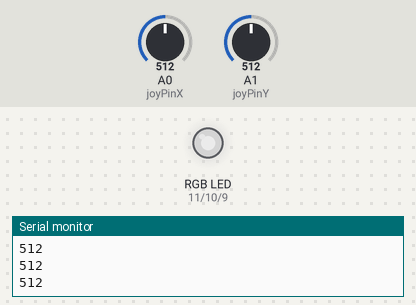
Recording of a sketch running on a simulated Arduino Uno, built with avr-gcc and run on an emulated ATmega328P. On the bench: an RGB LED mixed from three pins (HIGH = lit), the last lines printed to the serial monitor. The inputs (shaded band) are chosen by the test bench; at power-on: A0 (joyPinX) = 512, A1 (joyPinY) = 512. Dim RGB values are drawn brighter than linear.

Above: at 1.2 s.
1.3 s: A0 (joyPinX) set to 716
At 1.7 s:
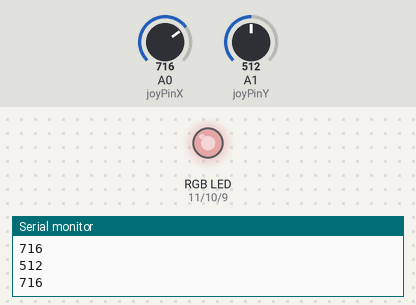
2.8 s: A1 (joyPinY) set to 716
At 4.0 s:
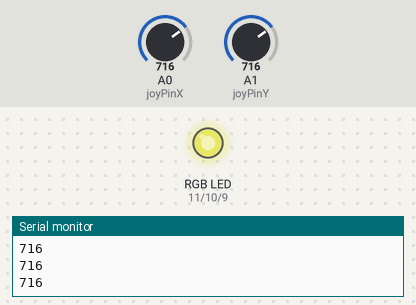
4.3 s: A0 (joyPinX) set to 900
At 5.0 s:
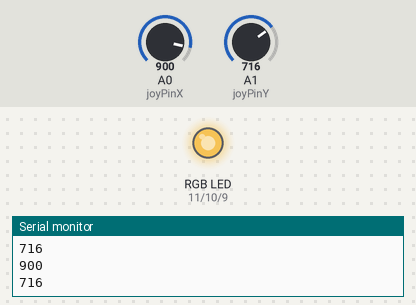
5.8 s: A1 (joyPinY) set to 511
At 6.5 s:
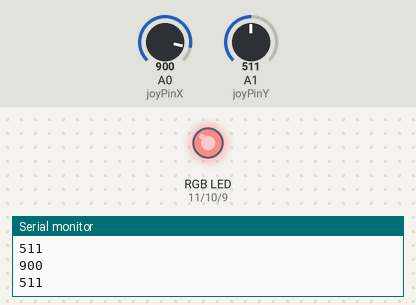
7.3 s: A1 (joyPinY) set to 122
At 8.5 s:
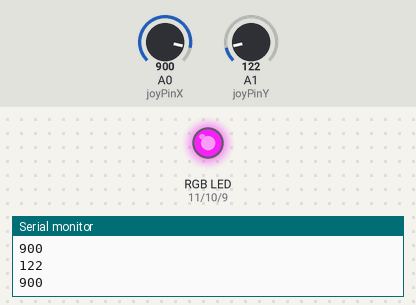
8.8 s: A0 (joyPinX) set to 306
At 9.8 s:
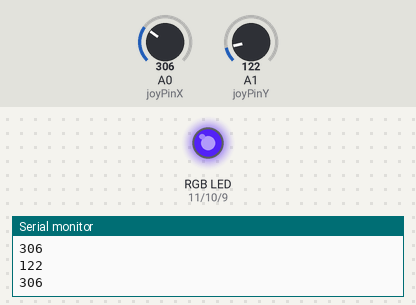
Timing chart, 0 to 11.3 s (numbered marks = the images above; inputs shaded):
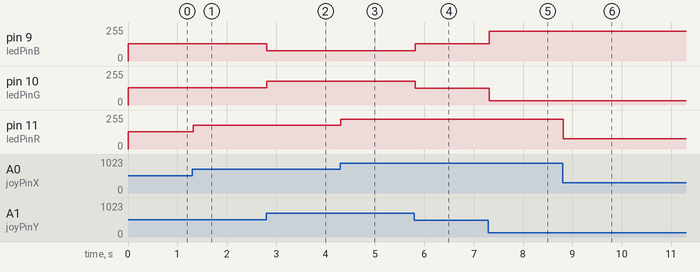

Measured:
- after the input at 1.3 s, pin 11 (ledPinR): 128/255 → 178/255 at once
- after the input at 2.8 s, pin 9 (ledPinB): 128/255 → 78/255 at once; pin 10 (ledPinG): 128/255 → 178/255 at once
- after the input at 4.3 s, pin 11 (ledPinR): 178/255 → 224/255 at once
- after the input at 5.8 s, pin 9 (ledPinB): 78/255 → 129/255 at once; pin 10 (ledPinG): 178/255 → 127/255 at once
- after the input at 7.3 s, pin 9 (ledPinB): 129/255 → 225/255 at once; pin 10 (ledPinG): 127/255 → 31/255 at once
- after the input at 8.8 s, pin 11 (ledPinR): 224/255 → 76/255 at once

The sketch:

joysitck_ledRGB.ino
```cpp
int joyPinX = A0;
int joyXVal = 0;

int joyPinY = A1;
int joyYVal = 0;

int ledPinB = 9;
int ledValB = 0;

int ledPinR = 11;
int ledValR = 0;

int ledPinG = 10;
int ledValG = 0;


void setup() {
  Serial.begin(9600);
  pinMode(ledPinR, OUTPUT);
  pinMode(ledPinG, OUTPUT);
  pinMode(ledPinB, OUTPUT);

}

void loop() {
   joyXVal = analogRead(joyPinX);
   joyYVal = analogRead(joyPinY);

   Serial.println(joyXVal);
   Serial.println(joyYVal);
//   delay(100);

   ledValR = map(joyXVal, 0, 1023, 1, 255);
   ledValG = map(joyYVal, 0, 1023, 1, 255);
   ledValB = map(joyYVal, 0, 1023, 255, 1);

    analogWrite(ledPinR, ledValR);
    analogWrite(ledPinG, ledValG);
    analogWrite(ledPinB, ledValB);

}
```
